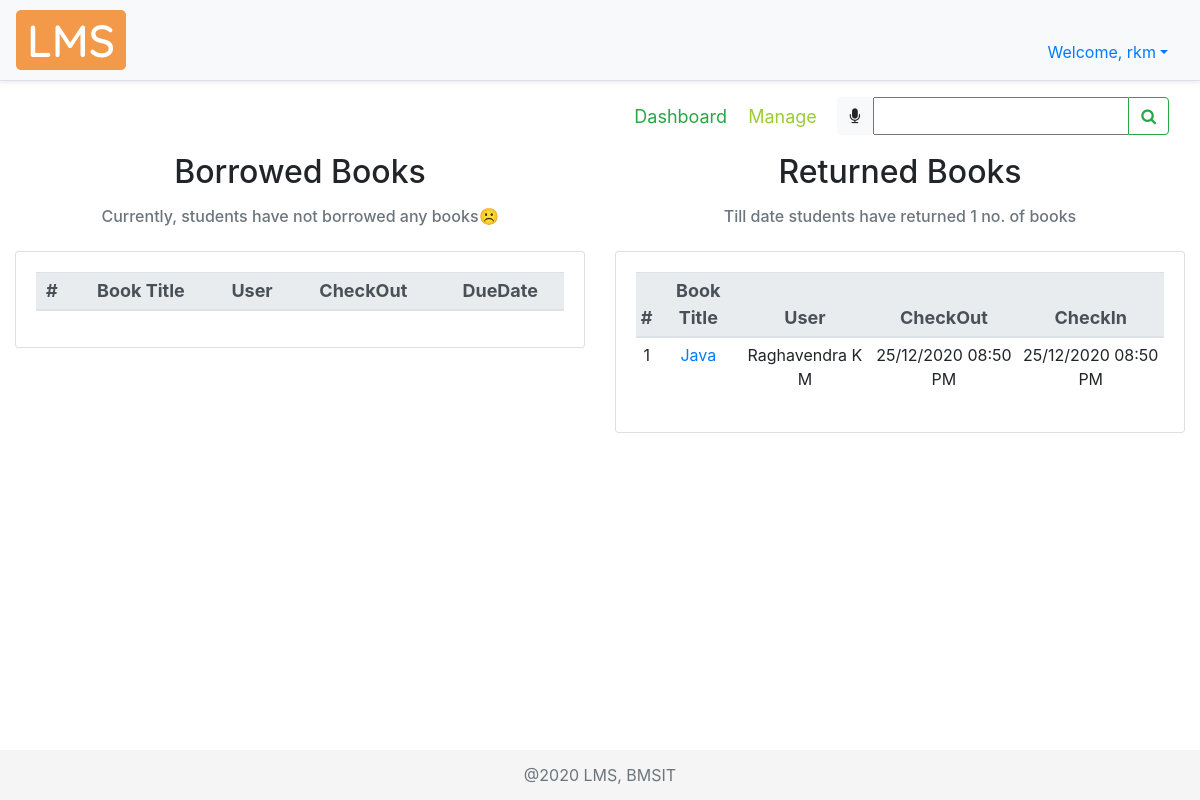
The app's page /dashboard/ (signed in), older data.
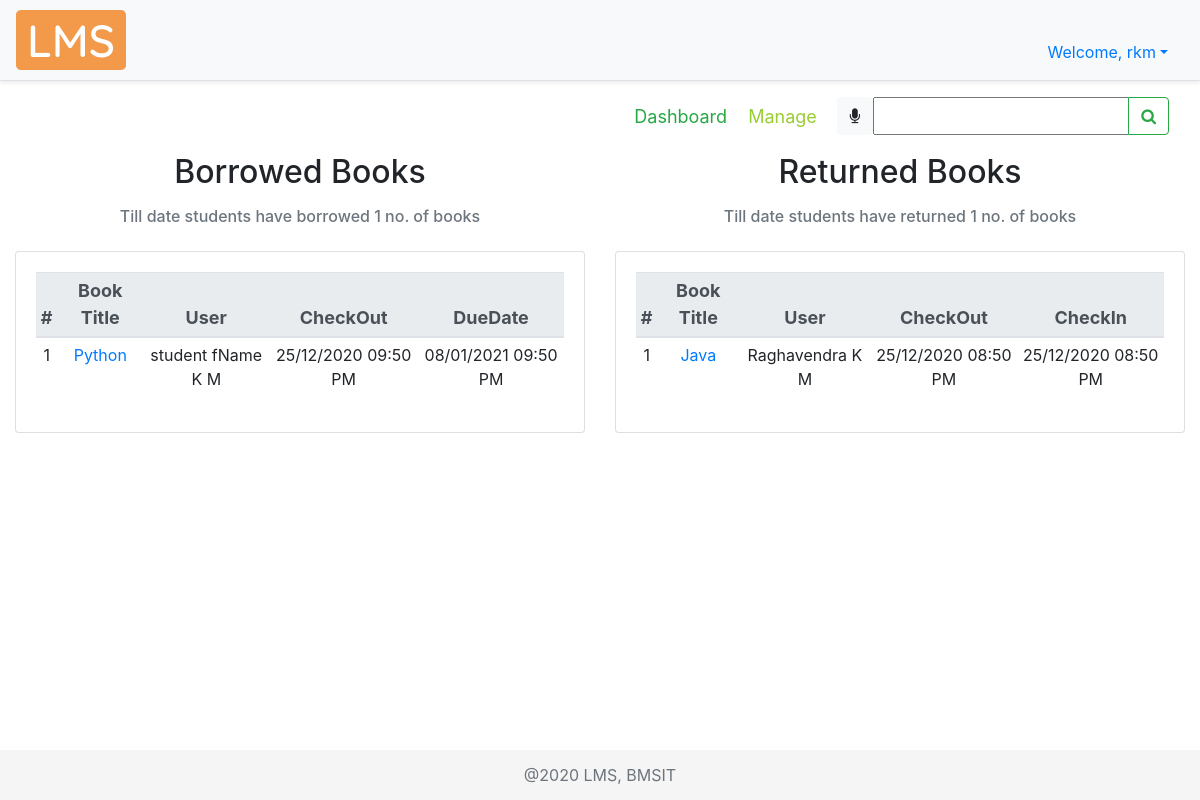
The same page, newer data.
### account/models.py (models this page shows, shortened)
class Account(AbstractBaseUser):
    COURSES = (
        ("ISE","Information Science Engineering"),
        ("CSE","Computer Science Engineering"),
        ("ECE","Electronics and Communication Engineering"),
        ("ME","Mechanical Engineering"),
        ("ETE","Electronics and Telecommunication Engineering"),
        ("EEE","Electrical and Electronics Engineering"),
        ("CIV","Civil Engineering"),
        ("MCA","Master of Computer Applications"),
        ("AI&ML","Artificial Intelligence and Machine Learning")
    )
    SEM = (
        (1, 1),
        (2, 2),
        (3, 3),
        (4, 4),
        (5, 5),
        (6, 6),
        (7, 7),
        (8, 8),
    )
    email = models.EmailField(verbose_name="email", max_length=50, unique=True, help_text="Email id")
    username = models.CharField(max_length=30, unique=True, help_text="Username")
    fName = models.CharField(max_length=20, help_text='First name')
    mName = models.CharField(max_length=20, help_text='Middle name', blank=True)
    lName = models.CharField(max_length=20, help_text='Last name', blank=True)
    streetAddr = models.CharField(max_length=50, help_text="Street Address", null=True)
    district = models.CharField(max_length=20, null=True, help_text="District")
    state = models.CharField(max_length=20, null=True, help_text="State")
    pinCode = models.CharField(max_length=6, null=True, help_text="PIN Code")
    phoneNum = models.CharField(max_length=10, null=True, blank=True, help_text="Phone number")
    USN = models.CharField(max_length=10, null=True, unique=True, blank=True, help_text="University Serial Number")
    course = models.CharField(max_length=50, null=True, choices=COURSES, blank=True, help_text="Branch")
    sem = models.PositiveSmallIntegerField(null=True, choices=SEM, blank=True, help_text="Semester")
    salary = models.CharField(max_length=6, null=True, blank=True, help_text="Salary")
    date_joined = models.DateTimeField(verbose_name='date joined', auto_now_add=True)
    last_login = models.DateTimeField(verbose_name='last login', auto_now=True)
    is_admin = models.BooleanField(default=False)
    is_active = models.BooleanField(default=True)
    is_staff = models.BooleanField(default=False)
    is_superuser = models.BooleanField(default=False)
    USERNAME_FIELD = 'email'
    REQUIRED_FIELDS = ['username', 'fName']
    objects = MyAccountManager()

### libraryApp/models.py (models this page shows, shortened)
class BOOK(models.Model):
    GENRE = (
        ("CS", "Computer Science"),
        ("MATH", "Mathematics"),
        ("ELE", "Electronics"),
        ("TC", "Telecommunication"),
        ("CHE", "Chemistry"),
        ("PHY", "Physics"),
        ("MEC", "Mechanics"),
        ("EVS", "Environmental Science"),
        ("BIO", "Bioengineering"),
        ("BUS", "Business Skills"),
    )
    bookTitle = models.CharField(max_length=50, help_text="Book Title")
    genre = models.CharField(max_length=30, null=True, choices=GENRE, help_text="Category")
    pubYear = models.CharField(max_length=4, null=True, help_text="Year of publication")
    isbn = models.CharField(max_length=13, null=True, unique=True, help_text="International Standard Book Number")
    librarianID = models.ForeignKey(
        settings.AUTH_USER_MODEL, null=True, on_delete=models.SET_NULL, help_text="Librarian ID")
    pubID = models.ForeignKey(PUBLISHER, null=True, on_delete=models.CASCADE, help_text="Publisher ID")
    authorID = models.ManyToManyField(AUTHOR, help_text="Authors")
    def __str__(self):
        return self.bookTitle

class BORROWEDBOOK(models.Model):
    checkOut = models.DateTimeField(auto_now_add=True, null=True, help_text="Check out date")
    dueDate = models.DateTimeField(null=True, blank=True, help_text="Due date")
    checkIn = models.DateTimeField(auto_now_add=False, null=True, blank=True, help_text="Check in date")
    userID = models.ForeignKey(settings.AUTH_USER_MODEL, null=True, on_delete=models.SET_NULL, help_text="User ID")
    bookID = models.ForeignKey(BOOK, null=True, on_delete=models.CASCADE, help_text="Book ID")

### libraryApp/views.py (the view, shortened to what this page needs)
# urls.py: path('dashboard/', views.dashboard, name="dashboard"),
@login_required(login_url='signin')
def dashboard(request):
    dashboard = 'libraryApp/dashboard.html'
    myFilter = BookFilter(request.GET, queryset=BOOK.objects.all())
    if request.method == "POST":
        print(request.POST)
        return redirect(searchBook, book=request.POST['bookTitle'])
    dbActive = True
    bCount = 0
    rCount = 0
    books = BOOK.objects.all()
    bbList = []
    rbList = []
    user = request.user
    if user.is_staff:
        for i in books:
            bb = i.borrowedbook_set.all()
            if bb.exists():
                for j in bb:
                    userName = j.userID.fName + " " + j.userID.mName + " " + j.userID.lName
                    if j.checkIn is None:
                        bCount += 1
                        bbList.append(tempDashboard(
                            None, j.bookID, j.bookID.id, userName, None, None, j.checkOut, None, j.dueDate))
                    else:
                        rCount += 1
                        rbList.append(tempDashboard(
                            None, j.bookID, j.bookID.id, userName, None, None, j.checkOut, j.checkIn, None))
    context = {
        "borrowedBooks": bbList,
        "bCount": bCount,
        "returnedBooks": rbList,
        "rCount": rCount,
        "myFilter": myFilter,
        "dbActive": dbActive
    }
    return render(request, dashboard, context)

### libraryApp/templates/libraryApp/dashboard.html (shortened to what this page needs)
{% extends 'libraryApp/main.html' %}
{% load static %}
{% block content %}
<nav class="navbar">
  <div class="navbar-nav mySubMenu ml-auto">
    <nav>
      <a class="text-success" href="{% url 'dashboard' %}">Dashboard</a>
      {% if request.user.is_staff %}
        <a href="{% url 'manage' %}" title="Click here to manage books">Manage</a>
      {% endif %}
    </nav>
  </div>
  <form class="form-inline" method="POST">
    <div class="input-group">
      <div id="speech" class="btn btn-light" title="Click the mic to speak">
        <i class="fa fa-microphone" aria-hidden="true"></i>
      </div>
      {{myFilter.form}}
      <div class="input-group-append">
        <button id="searchButton" class="btn btn-outline-success" type="submit">
          <i class="fa fa-search"></i>
        </button>
      </div>
    </div>
  </form>
</nav>
<div class="row">
  <div class="col-md-6 cardMargin">
    <h2 class="text-center">Borrowed Books</h2>
    <div class="col-md-12 mt-3">
      <h6 class="form-text text-center text-muted">
      {% if request.user.is_staff %}
        {% if bCount > 0 %}
          Till date students have borrowed {{bCount}} no. of books
        {% else %}
          Currently, students have not borrowed any books☹
        {% endif %}
      {% else %}
      {% if bCount > 0 %}
          Till date you have borrowed {{bCount}} no. of books
        {% else %}
          <p>Click <a href="{% url 'borrowbook' %}">here</a> to borrow books from the library</p>
        {% endif %}
      {% endif %}
      </h6>
    </div>
    <div class="card card-body mt-4">
      <table id="dataTable1" class="table table-sm table-hover text-center">
        <thead class="thead-light threadText">
          <tr>
            <th scope="col">#</th>
            <th scope="col">Book Title</th>
            {% if request.user.is_staff %}
              <th scope="col">User</th>
            {% endif %}
            <th scope="col">CheckOut</th>
            <th scope="col">DueDate</th>
          </tr>
        </thead>
        {% for i in borrowedBooks %}
        <tr>
          <td>{{forloop.counter}}</td>
          <td><a href="{% url 'viewbook' i.bookID %}">{{i.bookTitle}}</a></td>
          {% if request.user.is_staff %}
            <td>{{i.userName}}</td>
          {% endif %}
          <td>{{i.checkOut|date:"d/m/Y h:i A"}}</td>
          <td>{{i.dueDate|date:"d/m/Y h:i A"}}</td>
        </tr>
        {% endfor %}
      </table>
    </div>
  </div>
  <br>
  <div class="col-md-6 cardMargin">
    <h2 class="text-center">Returned Books</h2>
    <div class="col-md-12 mt-3">
      <h6 class="form-text text-center text-muted">
        Till date {% if request.user.is_staff %}
            students
          {% else %}
             you
          {% endif %} have returned {{rCount}} no. of books
      </h6>
    </div>
    <div class="card card-body mt-4">
      <table id="dataTable2" class="table table-sm table-hover text-center">
        <thead class="thead-light threadText text-center">
          <tr>
            <th scope="col">#</th>
            <th scope="col">Book Title</th>
            {% if request.user.is_staff %}
              <th scope="col">User</th>
            {% endif %}
            <th scope="col">CheckOut</th>
            <th scope="col">CheckIn</th>
          </tr>
        </thead>
        {% for i in returnedBooks %}
        <tr>
          <td>{{forloop.counter}}</td>
          <td><a href="{% url 'viewbook' i.bookID %}">{{i.bookTitle}}</a></td>
          {% if request.user.is_staff %}
            <td>{{i.userName}}</td>
          {% endif %}
          <td>{{i.checkOut|date:"d/m/Y h:i A"}}</td>
          <td>{{i.checkIn|date:"d/m/Y h:i A"}}</td>
        </tr>
        {% endfor %}
      </table>
    </div>
  </div>
</div>
{% endblock %}

### libraryApp/templates/libraryApp/main.html (shortened to what this page needs)
{% load static %}
<!DOCTYPE html>
<html lang="en">
<head>
  <link rel="stylesheet" href="https://cdn.jsdelivr.net/npm/bootstrap@4.5.3/dist/css/bootstrap.min.css">
  <link rel="stylesheet" href="https://stackpath.bootstrapcdn.com/font-awesome/4.7.0/css/font-awesome.min.css">
  <link rel="stylesheet" href="{% static '/css/main.css' %}">
  <link rel="stylesheet" href="https://cdn.datatables.net/1.10.22/css/dataTables.bootstrap4.min.css">
</head>
<body>
  {% include 'libraryApp/navbar.html' %}
  <div class="container-fluid">
    {% block content %}
    {% endblock %}
  </div>
  <br>
  <footer class="footer">
    <div class="container text-center">
      <span class="text-muted">@2020 LMS, BMSIT</span>
    </div>
  </footer>
</body>
</html>

### libraryApp/templates/libraryApp/navbar.html (shortened to what this page needs)
{% load static %}
    <div class="d-flex flex-column flex-md-row align-items-center p-2 px-md-3 mb-2 bg-light border-bottom shadow-sm">
      <img class="logo my-0 mr-md-auto font-weight-normal" src="{% static '/img/lms.png' %}" alt="LMS Logo">
        <nav class="nav pt-4">
            <li class="nav-item dropdown">
              <a class="nav-link dropdown-toggle" data-toggle="dropdown" role="button">Welcome, {{request.user.username}}</a>
            </li>
      </nav>
    </div>

### static/css/main.css (style rules this page uses)
html { position: relative; min-height: 100%; }
body { margin-bottom: 60px; background-color: #fff; }
.footer { position: absolute; bottom: 0; width: 100%; height: 50px; line-height: 50px; background-color: #f5f5f5; }
.cardMargin { margin-top: 10px; }
.mySubMenu { margin-right: 10px; padding: 2px; font-size: large; }
.mySubMenu a { padding-left: 8px; padding-right: 8px; color: yellowgreen; }

### libraryApp/templates/libraryApp/main.html (style rules this page uses)
.threadText { font-size: 18px; padding: 5px; margin: 5px; }

Row changes from the older to the newer data that the page shows:
now on this page (row unchanged): BOOK: bookTitle "Python"
added BORROWEDBOOK: checkOut "25/12/2020 09:50 PM", dueDate "08/01/2021 09:50 PM"
Text that changed along with them:
{{ bCount }}: (not shown) → "1"
text no longer shown: "Currently, students have not borrowed any books☹"
text now shown: "Till date students have borrowed no. of books"
new list line: "1 student fName K M"
